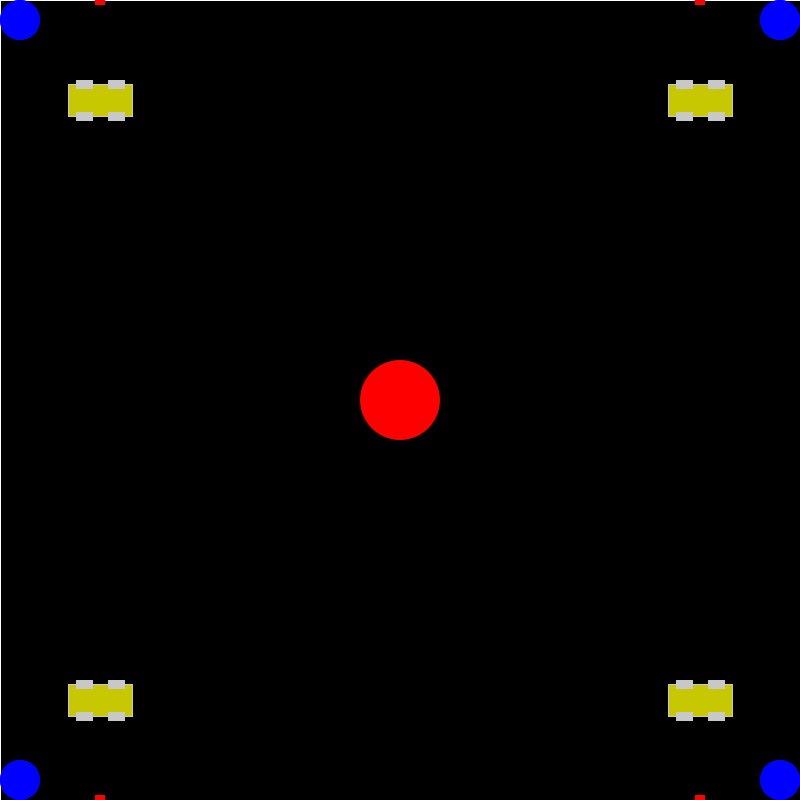
Frame 1 (no input)
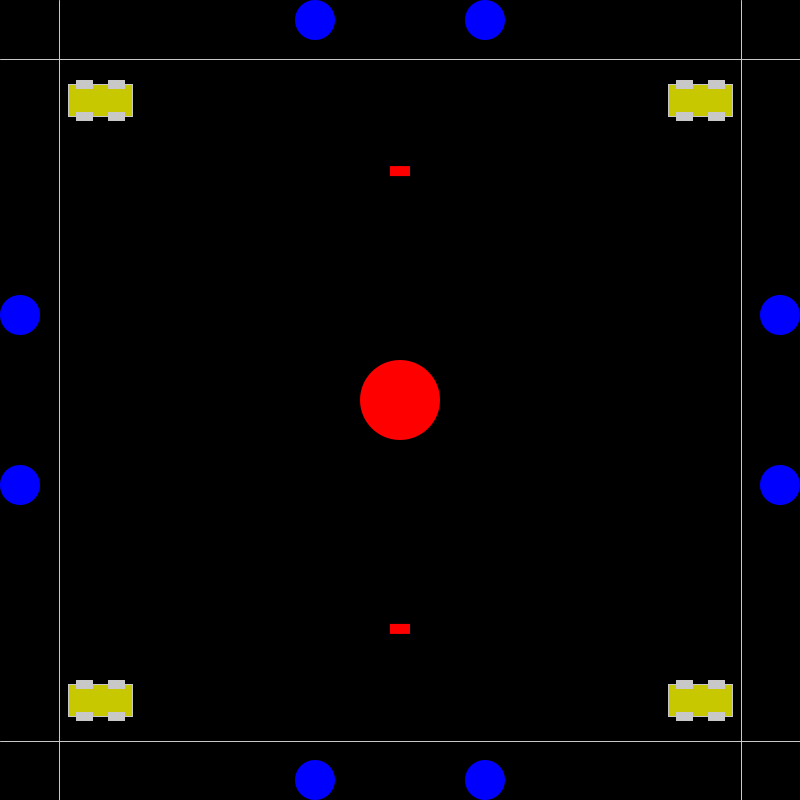
Frame 60 (the mouse pressed at the canvas centre just before this capture)
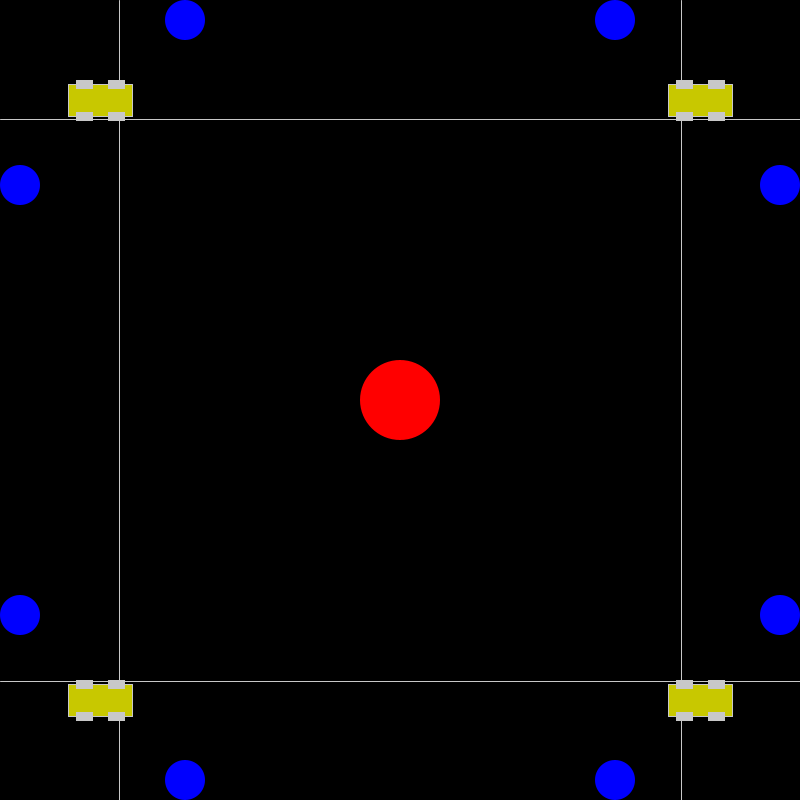
Frame 120 (the mouse held since frame 60 and released just before this capture)

The Processing sketch that drew these frames (run headless with seeded random() and noise(); from frame 60 on, the mouse is pressed at the canvas centre):

// Processing sketch: Lihao_Wang_Processing_2
// ── Lihao_Wang_Processing_2.pde
void setup(){
size(800,800);
stroke(255);}

void draw(){
   background(0);
  lines();
  traffic();
  ball();
  gravity();
  drawcar();
}

// ── ball.pde
float rad =20;
float hor =rad;
float speed1 = 5;
float ver =rad;
float speed2 =5;
int state = 0;
 void ball() {
    noStroke();
    fill(0,0,255);
 ellipse(hor,ver,rad*2,rad*2);
  ellipse(ver,hor,rad*2,rad*2);
  ellipse(800-hor,800-ver,rad*2,rad*2);
  ellipse(800-ver,800-hor,rad*2,rad*2);
  ellipse(800-hor,ver,rad*2,rad*2);
  ellipse(ver,800-hor,rad*2,rad*2);
  ellipse(hor,800-ver,rad*2,rad*2);
  ellipse(800-ver,hor,rad*2,rad*2);
 if (state == 0) {
 hor = hor + speed1;
 if (hor > width-rad) {
 hor = width-rad;
 state =1;
 }
 }else if (state == 1) {
 ver = ver + speed2;
 if (ver > height-rad) {
 ver = height-rad;
 state =2;
 } 
  }else if (state == 2) {
 hor = hor - speed1;
 if (hor < rad) {
 hor = rad;
 state =3;
 }
 }else if (state == 3) {
 ver = ver - speed2;
 if (ver < rad) {
 ver = rad;
 state =0;
 }
 }
 }

// ── car.pde
  int xc=100;
  int yc=100; 
  int thesize=64;
  color c=color(200,200,0);
   int speed=0;
   int start= 164;
void drawcar() {
   if (x1<start){speed=10;}
   else if (xc==768){speed=0;
   }else if (x1 == 800){speed=-10;}
 int offset = thesize/4;
 rectMode(CENTER);
 stroke(200);
 fill(c);
 rect(xc+speed,yc,thesize,thesize/2);
 fill(200);
 rect(xc - offset + speed,yc - offset,offset,offset/2);
 rect(xc + offset + speed,yc - offset,offset,offset/2);
 rect(xc - offset + speed,yc + offset,offset,offset/2);
 rect(xc + offset + speed,yc + offset,offset,offset/2);
 fill(c);
 rect(800-(xc+speed),yc,thesize,thesize/2);
 fill(200);
 rect(800-(xc - offset + speed),yc - offset,offset,offset/2);
 rect(800-(xc + offset + speed),yc - offset,offset,offset/2);
 rect(800-(xc - offset + speed),yc + offset,offset,offset/2);
 rect(800-(xc + offset + speed),yc + offset,offset,offset/2);
 fill(c);
 rect(xc+speed,800-yc,thesize,thesize/2);
 fill(200);
 rect(xc - offset + speed,800- yc + offset,offset,offset/2);
 rect(xc + offset + speed,800- yc + offset,offset,offset/2);
 rect(xc - offset + speed,800-yc - offset,offset,offset/2);
 rect(xc + offset + speed,800-yc - offset,offset,offset/2);
 fill(c);
 rect(xc+speed,yc,thesize,thesize/2);
 fill(200);
 rect(xc - offset + speed,yc - offset,offset,offset/2);
 rect(xc + offset + speed,yc - offset,offset,offset/2);
 rect(xc - offset + speed,yc + offset,offset,offset/2);
 rect(xc + offset + speed,yc + offset,offset,offset/2);
 fill(c);
 rect(800-(xc+speed),800-yc,thesize,thesize/2);
 fill(200);
 rect(800-(xc - offset + speed),800-yc - offset,offset,offset/2);
 rect(800-(xc + offset + speed),800-yc - offset,offset,offset/2);
 rect(800-(xc - offset + speed),800-yc + offset,offset,offset/2);
 rect(800-(xc + offset + speed),800-yc + offset,offset,offset/2);
  xc=xc+speed;
 }
 

// ── gravity.pde
 float x = 100; 
 float y = 0; 
 float speed_s = 0;
 float gravity = 0.1;
 float speed_x = 5;

 void gravity() {
 rectMode(CENTER);
    noStroke();
  fill(255,0,0);
  rect(x,y,10 , 10);
  rect(800-x,800-y,10 , 10);
  rect(x,800-y,10 , 10);
  rect(800-x,y,10 , 10);

 y = y + speed_s;
 x = x + speed_x;
 speed_s =speed_s + gravity;
 if ((x > width) || (x < 0)) {
 speed_x =speed_x * -1.01;
 }
 if (y > height) {
 speed_s =speed_s * -0.95;
 }
 }

// ── line.pde
int x1 = 800;
void lines(){
  line( x1, 0, x1,height); 
  line( 800-x1, 0, 800-x1,height);
  line( 0,x1, width, x1);
    line( 0,800-x1, width, 800-x1);
  x1 = x1 - 1; 
  if (x1 < 0) { 
    x1 = width;
  }
}

void traffic(){
  noStroke();
  int x2=x1;
  color t=color(255,0,0);
  if(x2<400){t=color(255,255,0);};   
  if(x2<164){t=color(0,255,0);};
  fill(t);
   ellipse(400,400,rad*4,rad*4);
}
